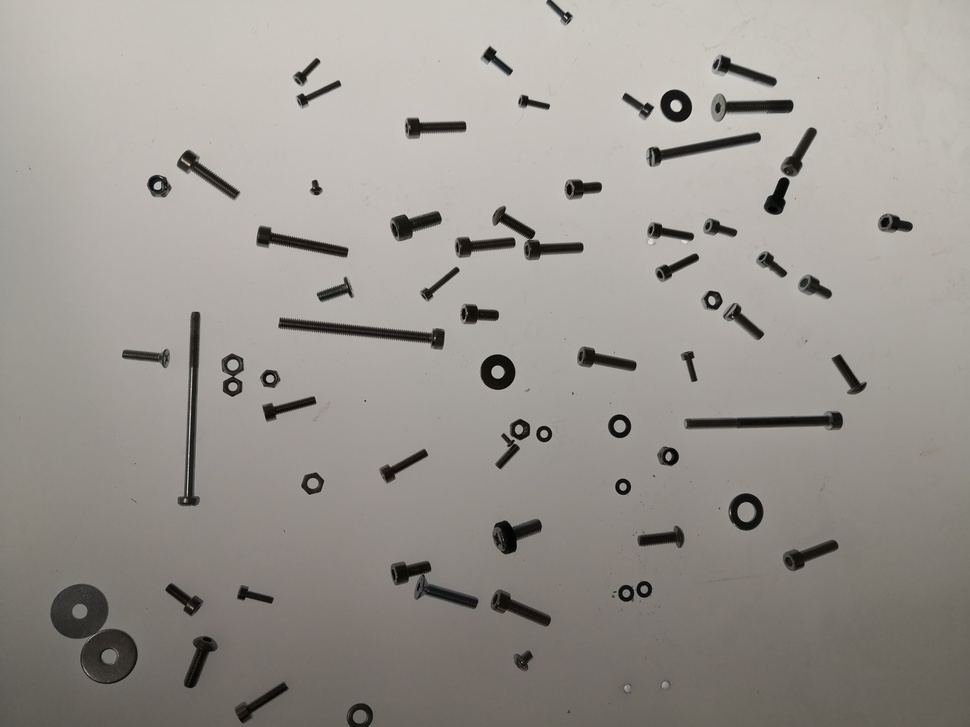
%> input picture zakodium/topHat/images/screws.jpg, 970 x 727 px, shrunk from 3968 x 2976 before the run
$ octave tophat.m   (GNU Octave 9; MATLAB toolbox functions it lacks are replaced by stand-ins)
%> lines starting %> are read from the running program, lines starting %| are printed output that depends on the picture
%% Test the tophat algorithm
clear; clc; close all;

%% Load image
screws = imcomplement(im2gray(imread('./images/screws.jpg')));
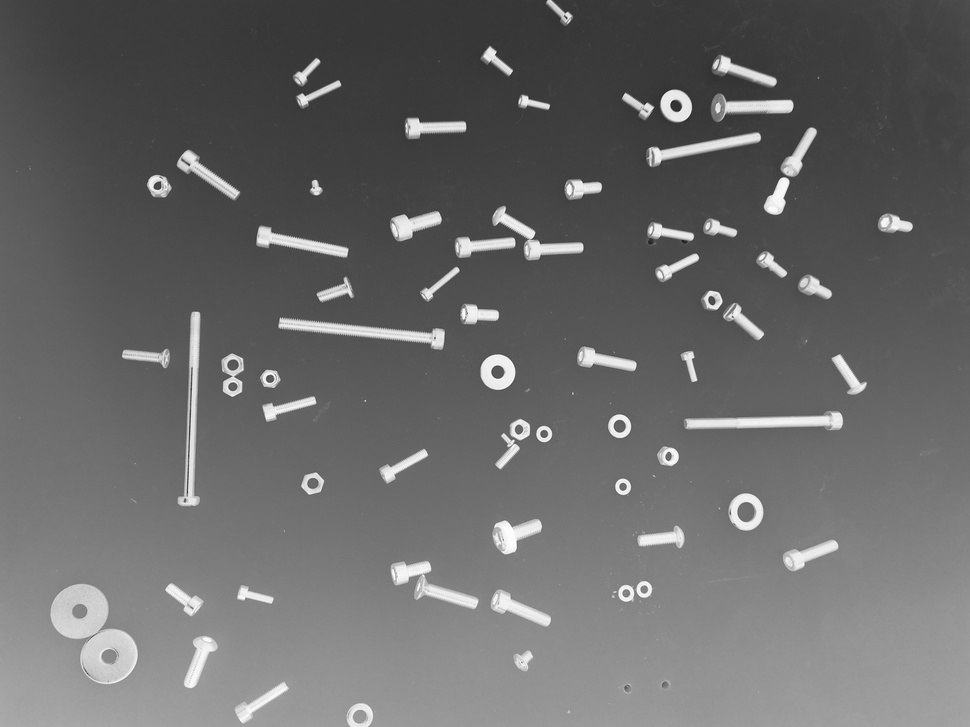
%> screws: size 727x970 uint8; min 29, max 255, mean 105
rice = im2gray(imread('./images/rice.png'));
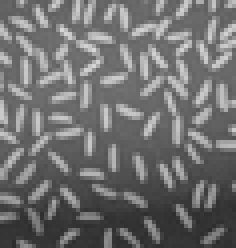
%> input picture zakodium/topHat/images/rice.png, 59 x 62 px, shrunk from 242 x 252 before the run (shown 4 times larger)
%> rice: size 62x59 uint8; min 44, max 215, mean 111.7

image = screws;
figure();
imshow(image);

%% Process
disk = strel('disk',50);

rectangle = strel('rectangle', [101,101]);

se = rectangle;

tophatFiltered = imtophat(image,se);
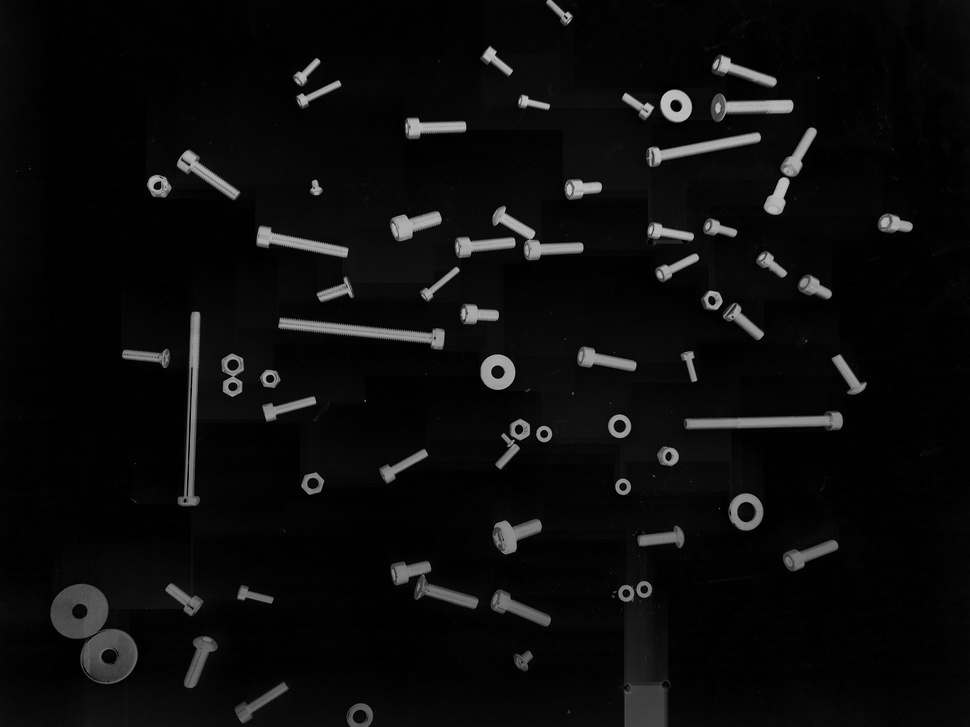
%> tophatFiltered: size 727x970 uint8; min 0, max 203, mean 11.9

figure();
imshow(tophatFiltered)
